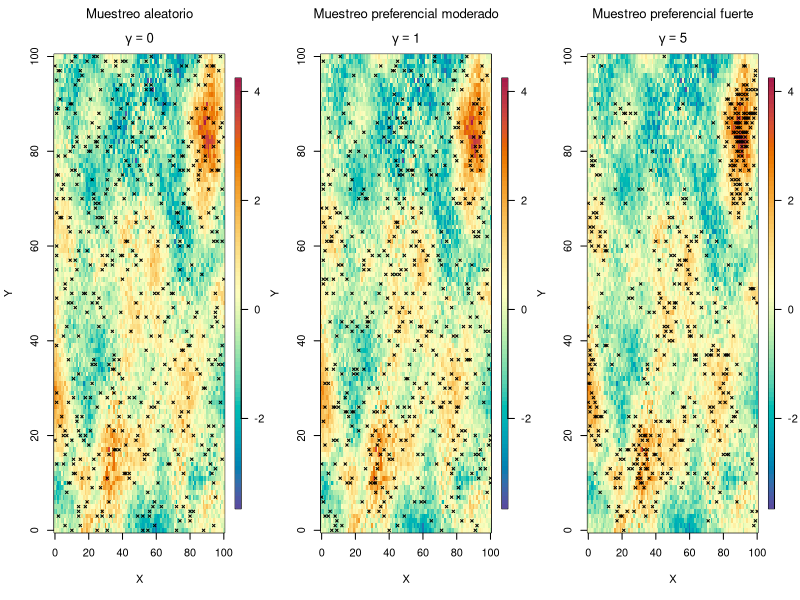

Here is the R script that generated this plot:

# ----------------------------------------------------------------------
# Gráfica puntos muestreados segun el esquema de muestreo seleccionado
# ----------------------------------------------------------------------

# Librerias necesarias
library(fields)

# Semilla para reproducibilidad
set.seed(1423) 

########### SIMULACION #################################

# Malla de puntos
dims <- 101 #dimensiones
n <- dims^2
grid_list <- list(x = seq(0, 100, length = dims),
                  y = seq(0, 100, length = dims))

# Coordenadas
lon <- rep(grid_list$x, times = dims)
lat <- rep(grid_list$y, each = dims)

# Beta espacial (Matérn)
cov_beta <- matern.image.cov(grid = grid_list,
                             theta = 10,       
                             smoothness = 1.2, 
                             setup = TRUE)

beta_field <- sim.rf(cov_beta) * 0.5 
beta_matrix <- matrix(beta_field, nrow = dims, ncol = dims)

# Covariable X (gradiente + ruido local)
X_det <- scale(lon + lat)           
X_noise <- rnorm(dims*dims, 0, 0.5) 
X_matrix <- matrix(X_det + X_noise, nrow = dims, ncol = dims)

# Efecto combinado beta*X
eta_matrix <- beta_matrix * X_matrix

# Error espacial (Matérn)
cov_error <- matern.image.cov(grid = grid_list,
                              theta = 15,
                              smoothness = 0.8,
                              setup = TRUE)
error_field <- sim.rf(cov_error)
error_matrix <- matrix(error_field, nrow = dims, ncol = dims)

# Recalibrar beta para equilibrar varianzas
var_eta <- var(as.vector(eta_matrix))
var_error <- var(as.vector(error_matrix))
factor_beta <- sqrt(var_error / var_eta)
beta_matrix <- beta_matrix * factor_beta
eta_matrix <- beta_matrix * X_matrix

# Error iid pequeño
sigma_iid <- 0.3
error_iid <- matrix(rnorm(dims*dims, 0, sigma_iid), nrow = dims, ncol = dims)

# Respuesta final
y_matrix <- eta_matrix + error_matrix + error_iid



########### MUESTREO ALEATORIO #################################
n_samples <- 500      # número de puntos muestreados

sample_aleatorio <- sample(1:n, n_samples, replace = FALSE)

# Puntos seleccionados:
cols_main <- hcl.colors(100, "Spectral", rev = TRUE)
par(mfrow=c(1,3))
image.plot(grid_list$x, grid_list$y, y_matrix,
           col = cols_main, main = expression(atop("Muestreo aleatorio",
                                                   gamma == 0)), xlab = "X", ylab = "Y")
points(lon[sample_aleatorio], lat[sample_aleatorio], col = "black", cex = 0.5, pch = 4)



########### MUESTREO PREFERENCIAL (alpha=1) #################################
alpha <- 1 # sesgo de selección

# Variable auxiliar positiva para definir preferencia de muestreo
# (como nuestra variable toma valores negativos da problemas)
B_pref <- y_matrix - min(y_matrix) + 1e-6

# Probabilidades de selección
prob_select <- B_pref^alpha / sum(B_pref^alpha)

# Muestreo
sample_aleatorio <- sample(1:n, n_samples, replace = FALSE, prob = prob_select)

# Puntos seleccionados:
image.plot(grid_list$x, grid_list$y, y_matrix,
           col = cols_main, main = expression(atop("Muestreo preferencial moderado",
                                                   gamma == 1)), xlab = "X", ylab = "Y")
points(lon[sample_aleatorio], lat[sample_aleatorio], col = "black", cex = 0.5, pch = 4)




########### MUESTREO ALEATORIO (alpha=5) #################################
alpha <- 5 # sesgo de selección

# Probabilidades de selección
prob_select <- B_pref^alpha / sum(B_pref^alpha)

# Muestreo
sample_aleatorio <- sample(1:n, n_samples, replace = FALSE, prob = prob_select)

# Puntos seleccionados:
image.plot(grid_list$x, grid_list$y, y_matrix,
           col = cols_main, main = expression(atop("Muestreo preferencial fuerte",
                                                   gamma == 5)), xlab = "X", ylab = "Y")
points(lon[sample_aleatorio], lat[sample_aleatorio], col = "black", cex = 0.5, pch = 4)
par(mfrow=c(1,1))
